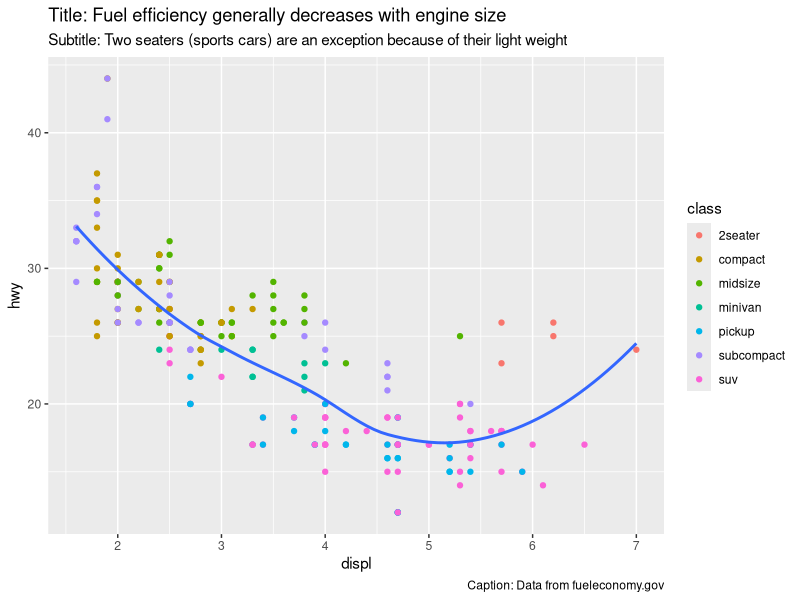

Generate this figure with R:
library("ggplot2")

#Example 1 - Labelling plots with the labs() function

ggplot(mpg, aes(displ, hwy))+
  geom_point(aes(color = class))+
  geom_smooth(se = FALSE, method = "loess")+
  labs(
    title = "Title: Fuel efficiency generally decreases with engine size",
    subtitle = "Subtitle: Two seaters (sports cars) are an exception because of their light weight",
    caption = "Caption: Data from fueleconomy.gov"
  )